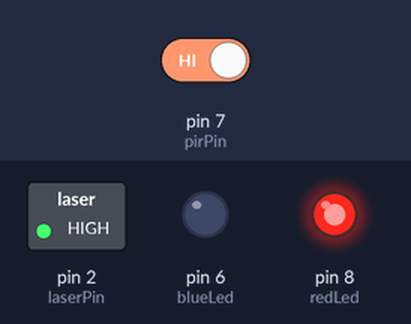
Simulated run of this sketch. Board: Arduino Uno, built with avr-gcc and run on an emulated ATmega328P. On the bench: switched loads named in the sketch (green lamp = pin HIGH), output pins drawn as LEDs (lit = HIGH). The test bench sets the inputs (shaded band); at power-on: pin 7 (pirPin) HIGH.

Above: at 1.2 s.
1.3 s: pin 7 (pirPin) driven LOW
At 4.1 s:
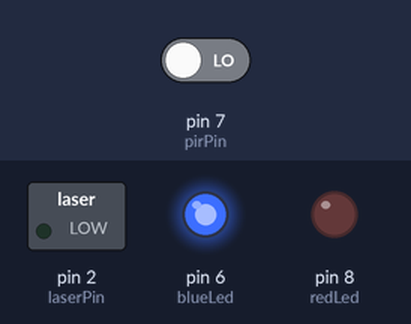
4.3 s: pin 7 (pirPin) driven HIGH
At 5.1 s:
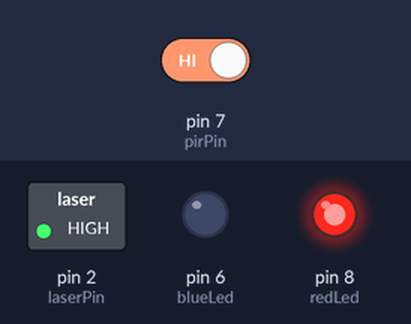
Timing chart, 0 to 7.3 s (numbered marks = the images above; inputs shaded):
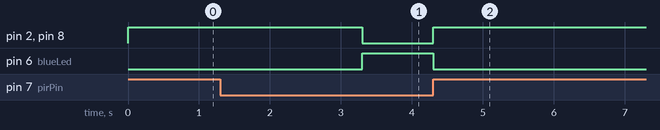

The sketch:

pirSensor.ino
```cpp
#include <Arduino.h>

/*
   the blue led is high while sensor detects no movements but if it does then
   blue led is turned low and the red led is turned high while the pir sensor
   detects any movement

   Added a laser to fire up when movement is detected
   */

const int redLed = 8;
const int blueLed= 6;
const int pirPin = 7;
int status = 0;

//laser
const int laserPin = 2;

void setup()
{
	pinMode(redLed,OUTPUT);
	pinMode(blueLed,OUTPUT);
	pinMode(pirPin,INPUT);
	pinMode(laserPin,OUTPUT);
	digitalWrite(redLed,LOW);
	digitalWrite(laserPin,LOW);

}

void loop()
{
	status = digitalRead(pirPin);

	if(status == LOW){
		digitalWrite(redLed,LOW);
		digitalWrite(laserPin,LOW);
		digitalWrite(blueLed,HIGH);
	}

	while(status == HIGH){
		status = digitalRead(pirPin);
		digitalWrite(blueLed,LOW);
		digitalWrite(redLed,HIGH);
		digitalWrite(laserPin,HIGH);
		if(status == LOW){
			delay(2000); // do not turn low the red led immediately
			break;
		}
	}

}
```

Measured:
- after the input at 1.3 s, pin 2 (laserPin), pin 8 (redLed): HIGH → LOW after 2.0 s; pin 6 (blueLed): LOW → HIGH after 2.0 s
- after the input at 4.3 s, pin 2 (laserPin), pin 8 (redLed): LOW → HIGH at once; pin 6 (blueLed): HIGH → LOW at once
